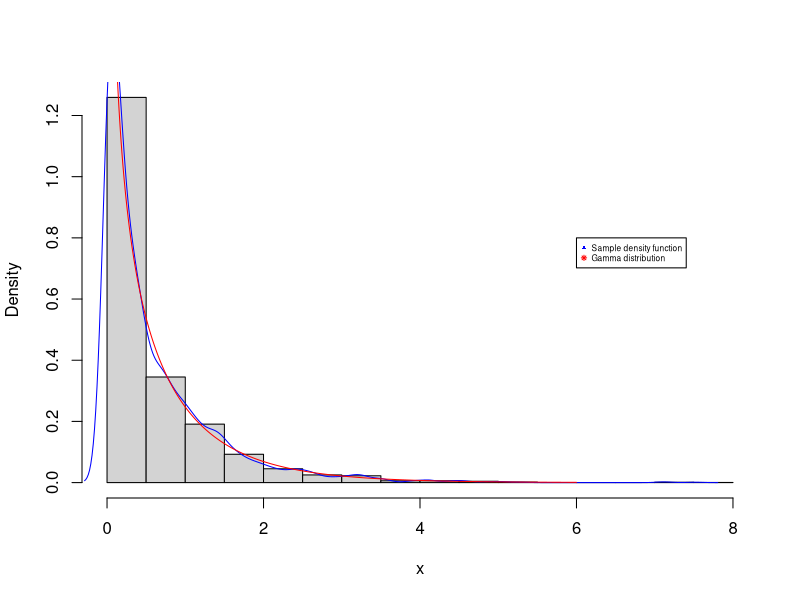

The R source for this figure:
#Ex1: Screening method
mfscr.gamma=function(n, alpha){
    u1=runif(n)
    u2=runif(n)
    k=1/alpha+1/exp(1)
    y=ifelse(u2<=1/(alpha*k),
             (alpha*k*u2)^(1/alpha),
             -log(k*(1-u2)))
    return(y[(y<=1&u1<=exp(-y))|
             (y>1&u1<y^(alpha-1))])
}

alpha=0.6
x=mfscr.gamma(5000, alpha)
hist(x, probability = T,  breaks = 24, main="")
lines(density(x), col="blue", xlim=c(0,6))
sequ=seq(0,6,by=0.01)
lines(sequ, dgamma(sequ, alpha), col="red")
legend(6, 0.8, pch=c(17,8), col=c("blue","red"), cex=0.5,
       legend = c("Sample density function", "Gamma distribution"))
